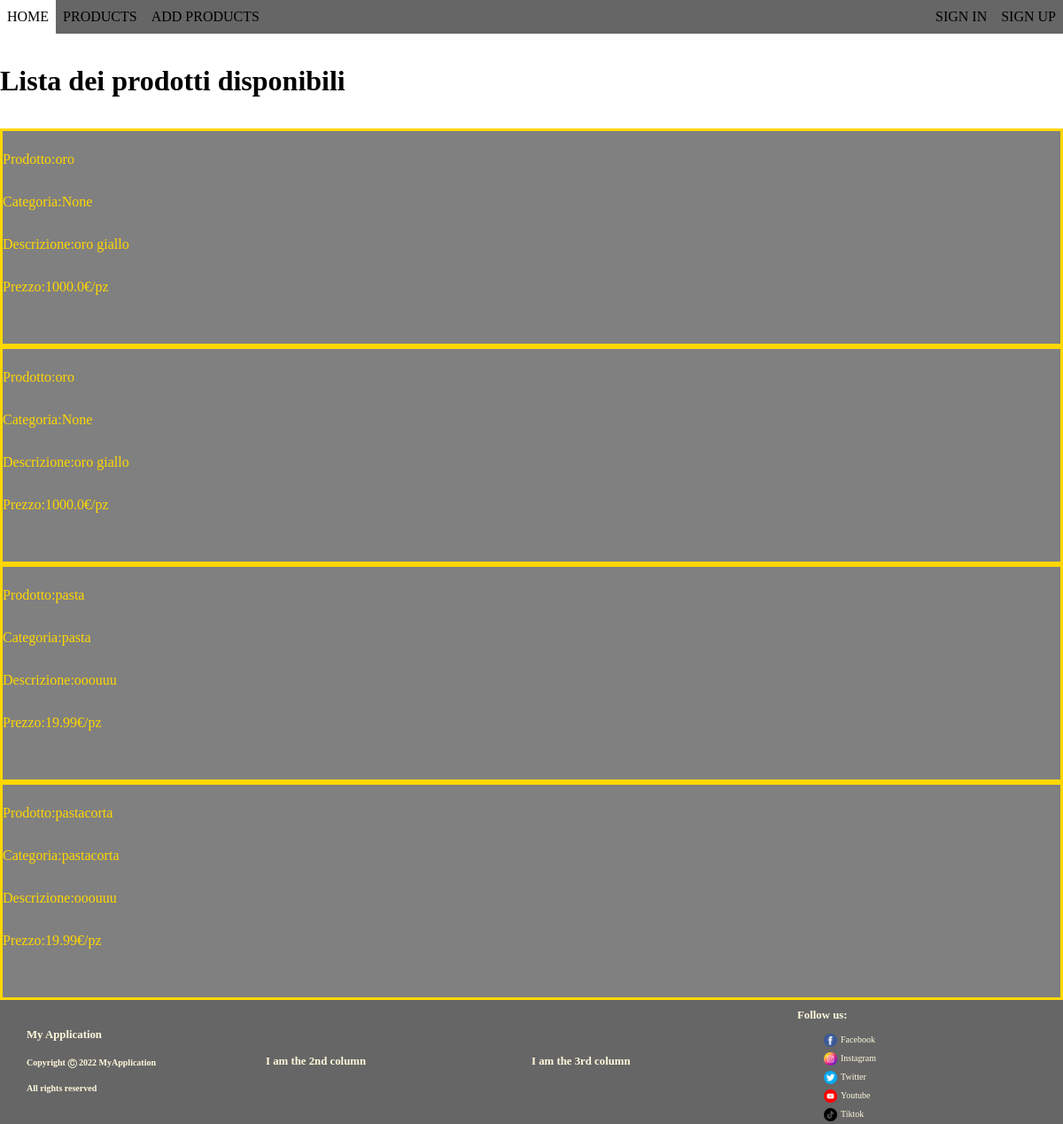
/products, run on an earlier commit of the app's database.
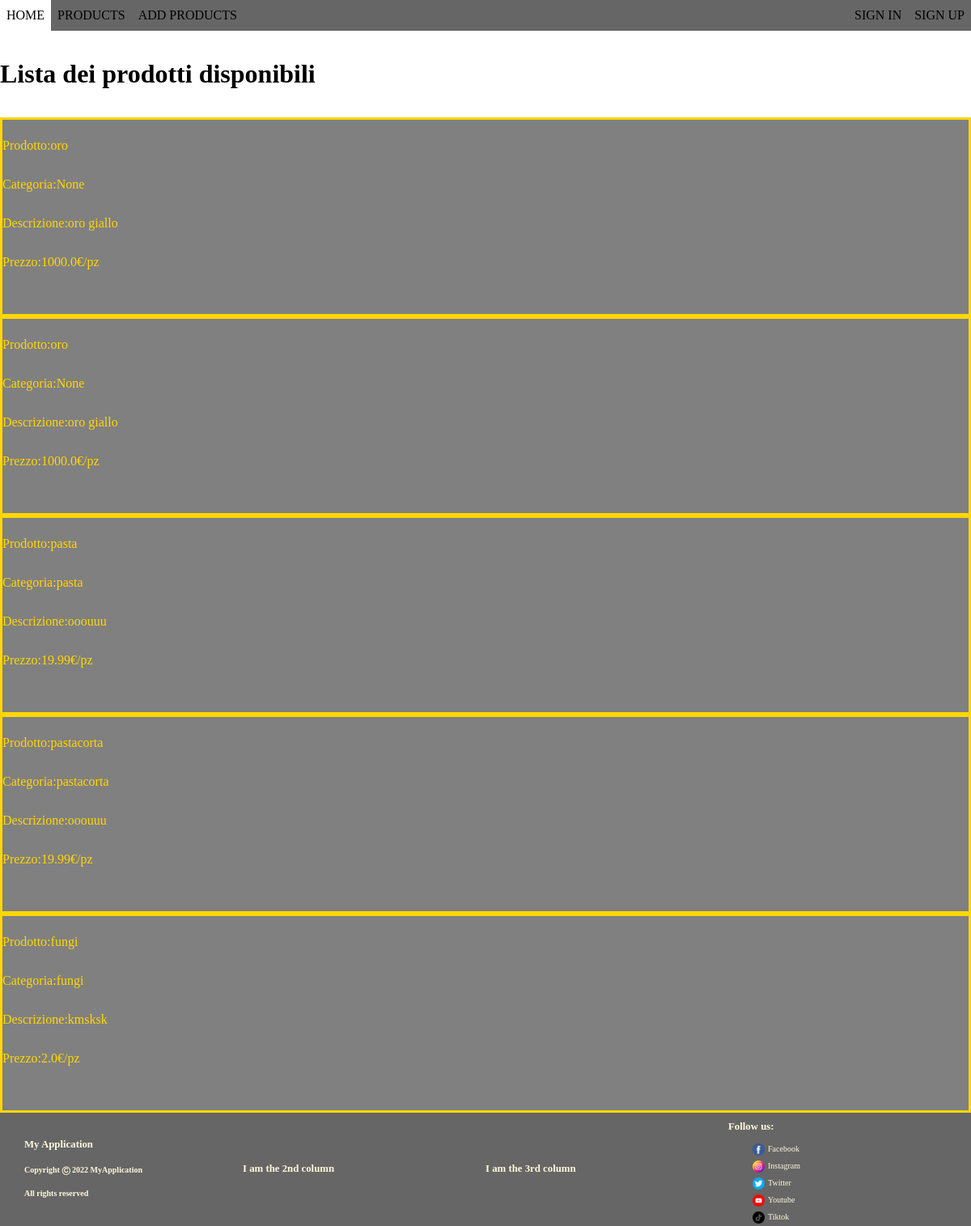
And on a later commit of the database.
### model.py (models this page shows)
class Product(db.Model):
    id = db.Column(db.Integer, primary_key=True)
    name = db.Column(db.String(100))
    description = db.Column(db.String(300))
    category = db.Column(db.String(30))
    price = db.Column(db.Float)
    quantity = db.Column(db.Integer)
    availability = db.Column(db.Boolean)

### app.py (the view)
@app.route('/products')
def products():
    product_list = Product.query.all()
    return render_template('products.html', product_list=product_list)

### templates/products.html (shortened to what this page needs)
{% extends 'layout.html' %}
{% block layout %}
<h1>Lista dei prodotti disponibili</h1>
{% for product in product_list %}
<div class="pro-item">
    <p>Prodotto:{{product.name}}</p>
    <p>Categoria:{{product.category}}</p>
    <p>Descrizione:{{product.description}} </p>
    <p>Prezzo:{{product.price}}€/pz</p>
    <br>
</div>
{% endfor %}
{% endblock %}

### templates/layout.html (shortened to what this page needs)
<!DOCTYPE html>
<html lang="en">
<head>
    <link href="{{ url_for('static',filename='css/personal.css') }}" rel="stylesheet">
</head>
<body>
    <nav>
        <ul class="navbar" id="dropdownClick">
            <li><a href="/">home</a></li>
            <li><a href="/products">products</a></li>
            <li><a href="/addproducts">add products</a></li>
            <li class="navbar-right"><a href="/signup">sign up</a></li>
            <li class="navbar-right"><a href="/signin">sign in</a></li>
        </ul>
    </nav>
    {% block layout %}
    {% endblock %}
    <footer class="myfooter">
        <div class="row">
            <div class="col-3 maxwidth">
                <div class="foot-align-left">
                    <ul>
                        <h1>My Application</h1>
                        <h2>Copyright &#x24B8; 2022 MyApplication</h2>
                        <h2>All rights reserved</h2>
                    </ul>
                </div>
            </div>
            <div class="col-3 hide">
                <h1>I am the 2nd column</h1>
            </div>
            <div class="col-3 hide">
                <h1>I am the 3rd column</h1>
            </div>
            <div class="col-3 maxwidth">
                <div class="footright">
                    <h1>Follow us:</h1>
                    <ul>
                        <li>
                            <div class="row">
                            <img src="{{ url_for('static',filename='files/facebook.png') }}" alt="">
                            <a href="">Facebook</a>
                            </div>
                        </li>
                        <li>
                            <div class="row">
                            <img src="{{ url_for('static',filename='files/instagram.png') }}" alt="">
                            <a href="">Instagram</a>
                            </div>
                        </li>
                        <li>
                            <div class="row">
                            <img src="{{ url_for('static',filename='files/twitter.png') }}" alt="">
                            <a href="">Twitter</a>
                            </div>
                        </li>
                        <li>
                            <div class="row">
                            <img src="{{ url_for('static',filename='files/youtube.png') }}" alt="">
                            <a href="">Youtube</a>
                            </div>
                        </li>
                        <li>
                            <div class="row">
                            <img src="{{ url_for('static',filename='files/tiktok.png') }}" alt="">
                            <a href="">Tiktok</a>
                            </div>
                        </li>
                    </ul>
                </div>
            </div>
        </div>
    </footer>
</body>
</html>

### static/css/personal.css (style rules this page uses)
nav, header, footer { display: block; }
body { line-height: 2; margin: 0px; background-size: cover; }
.row { display: flex; width: 100%; flex-wrap: wrap; align-items: center; }
.row::after { display: table; clear: both; content: ""; }
.col-3 { width: 25%; }
.foot-align-left { text-align: left; }
.pro-item { border-style: solid; border-color: gold; background-color: gray; color: gold; }
footer.myfooter { background-color: #666; }
footer.myfooter ul { margin: 0px; padding-left: 10%; list-style: none; }
footer.myfooter ul li { margin-bottom: 1px; }
footer.myfooter ul li a { text-decoration: none; font-size: 10px; color: cornsilk; padding-left: 4px; }
footer.myfooter ul li img { width: 15px; }
footer.myfooter h1 { margin: 5px 0px; font-size: 80%; color: cornsilk; }
footer.myfooter h2 { color: cornsilk; font-size: 10px; }
nav { width: 100%; margin: 0px; }
nav ul { overflow: hidden; background-color: #666; margin: 0px; padding: 0px; }
ul.navbar li { list-style: none; float: left; }
ul.navbar li.navbar-right { float: right; }
ul.navbar li a { display: block; text-decoration: none; min-height: 16px; text-align: center; padding: 3px 8px; text-transform: uppercase; color: black; }

What changed in the data, as far as the page shows it:
added Product: name "fungi", category "fungi", description "kmsksk", price "2.0"
